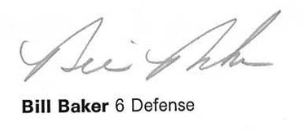
#> input picture bill bakers.PNG, 303 x 131 px, found by its file name
$ python script.py
#> lines starting #> are read from the running program, lines starting #| are printed output that depends on the picture; after the words box and inside, x2 and y2 are one past the last pixel; in counts of white or black regions, pixels touching at a corner belong together
# -*- coding: utf-8 -*-
"""
Created on Sun Aug  9 18:01:27 2020

@author: rejid4996
"""

# Python program to illustrate
# template matching
import cv2
import numpy as np
import os

os.chdir(r'C:\Users\rejid4996\OneDrive - ARCADIS\Desktop\Files\My Projects\Template matching')

# Read the main image
img_rgb = cv2.imread('bill bakers.png')
#> img_rgb is the input picture: shape (131, 303, 3); min 1, max 255, mean 244.4

# Convert it to grayscale
img_gray = cv2.cvtColor(img_rgb, cv2.COLOR_BGR2GRAY)

# Read the template
template = cv2.imread('bill bakers.png',0)

# Store width and height of template in w and h
w, h = template.shape[::-1]
#> w = 303; h = 131

# Perform match operations.
res = cv2.matchTemplate(img_gray,template,cv2.TM_CCOEFF_NORMED)
#> res = [1]

# Specify a threshold
threshold = 0.8

# Store the coordinates of matched area in a numpy array
loc = np.where( res >= threshold)
#> loc = ([0], [0])

# Draw a rectangle around the matched region.
for pt in zip(*loc[::-1]):
    cv2.rectangle(img_rgb, pt, (pt[0] + w, pt[1] + h), (0,255,255), 2)
#> this loop made 1 pass
#> pt on pass 1: (0, 0)
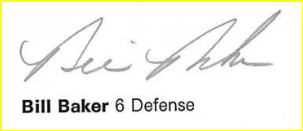
#> img_rgb: shape (131, 303, 3); 3.26% of pixels changed, all inside (x1, y1, x2, y2) = (0, 0, 303, 131)

# Show the final image with the matched area.
cv2.imshow('Detected',img_rgb)

#%%
import cv2 as cv
import numpy as np
from matplotlib import pyplot as plt
img_rgb = cv.imread('bill bakers.png')
img_gray = cv.cvtColor(img_rgb, cv.COLOR_BGR2GRAY)
template = cv.imread('dave.png',0)
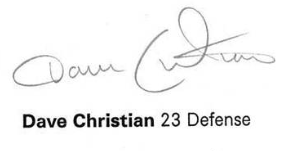
#> input picture dave.PNG, 302 x 151 px, found by its file name
#> template is the input picture: shape (151, 302); min 0, max 255, mean 245.4
w, h = template.shape[::-1]
#> w = 302; h = 151
#> (the run stopped early here; a loop or call above may not have finished)
